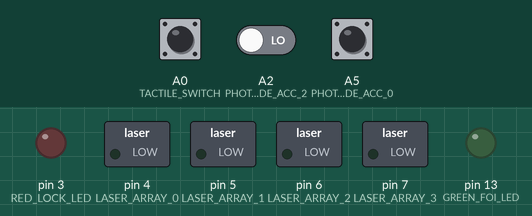
Bench run of a sketch on a simulated Arduino Uno, built with avr-gcc and run on an emulated ATmega328P. Parts: switched loads named in the sketch (green lamp = pin HIGH), output pins drawn as LEDs (lit = HIGH). Inputs (shaded band) come from the test bench; at power-on: A0 (TACTILE_SWITCH) HIGH, A5 (PHOTODIODE_ACC_0) LOW, A2 (PHOTODIODE_ACC_2) LOW.

Above: at 1.2 s.
1.3 s: A0 (TACTILE_SWITCH) pulled LOW for 0.15 s
At 2.5 s:
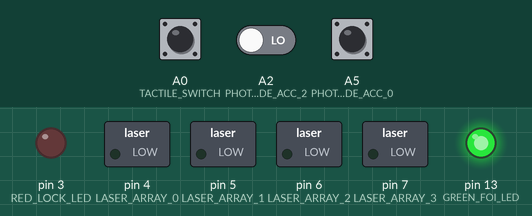
2.9 s: A5 (PHOTODIODE_ACC_0) pulsed HIGH 2 times (0.12 s each, 0.3 s apart)
Timing chart, 0 to 5.9 s (numbered marks = the images above; inputs shaded):
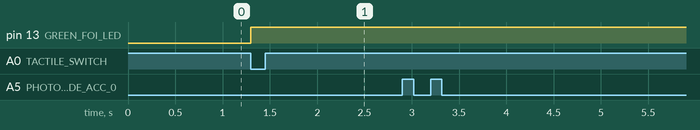

The sketch:

20921.1236_Arduino_Uno_laser_array_variable_length_instructi.ino
```cpp
#define TACTILE_SWITCH A0
#define PHOTODIODE_ACC_3 A3
#define PHOTODIODE_ACC_2 A2
#define PHOTODIODE_ACC_1 A4
#define PHOTODIODE_ACC_0 A5

const int LASER_ARRAY_0 = 4;
const int LASER_ARRAY_1 = 5;
const int LASER_ARRAY_2 = 6;
const int LASER_ARRAY_3 = 7;
const int RED_LOCK_LED = 3;
const int GREEN_FOI_LED = LED_BUILTIN;

const unsigned int cycle_time = 7; // 10 ms for fast clock; 2000 for slow.

void wait_for_rising_edge_of_bit(unsigned int which_bit) {
  static enum bit_states {invalid, off, on} bit_state = invalid;
  int sensed = -1;
  bool found = false;

  while (!found) {
    switch (which_bit) {
      case 3:
        sensed = !digitalRead(PHOTODIODE_ACC_3);
        break;
      case 2:
        sensed = !digitalRead(PHOTODIODE_ACC_2);
        break;
      case 1:
        sensed = !digitalRead(PHOTODIODE_ACC_1);
        break;
      case 0:
        sensed = !digitalRead(PHOTODIODE_ACC_0);
        break;
      default:
        sensed = 0;
        break;
    }

    switch(bit_state) {
      case invalid:
        if (sensed) {
          bit_state = on;
        }
        else {
          bit_state = off;
        }
        break;
      case off:
        if (sensed) {
          bit_state = on; // And we found the leading edge.
          found = true;
        }
        break;
      case on:
        if (!sensed) {
          bit_state = off;
        }
        break;
      default:
        bit_state = invalid;
        break;
    }
  }
}

void lock_led_on(void) {
  digitalWrite(RED_LOCK_LED, HIGH);
}

void lock_led_off(void) {
  digitalWrite(RED_LOCK_LED, LOW);
}

void green_led_on(void) {
  digitalWrite(GREEN_FOI_LED, HIGH);
}

void green_led_off(void) {
  digitalWrite(GREEN_FOI_LED, LOW);
}

void all_lasers_off(void) {
  digitalWrite(LASER_ARRAY_0, LOW);
  digitalWrite(LASER_ARRAY_1, LOW);
  digitalWrite(LASER_ARRAY_2, LOW);
  digitalWrite(LASER_ARRAY_3, LOW);
}

void setup() {
  pinMode(PHOTODIODE_ACC_3, INPUT);
  pinMode(PHOTODIODE_ACC_2, INPUT);
  pinMode(PHOTODIODE_ACC_1, INPUT);
  pinMode(PHOTODIODE_ACC_0, INPUT);

  pinMode(GREEN_FOI_LED, OUTPUT);
  pinMode(RED_LOCK_LED, OUTPUT);
  pinMode(TACTILE_SWITCH, INPUT_PULLUP);

  pinMode(LASER_ARRAY_0, OUTPUT);
  pinMode(LASER_ARRAY_1, OUTPUT);
  pinMode(LASER_ARRAY_2, OUTPUT);
  pinMode(LASER_ARRAY_3, OUTPUT);

  all_lasers_off();
}

void laser_3_on(void) {
  digitalWrite(LASER_ARRAY_3, HIGH);
}

void laser_3_off(void) {
  digitalWrite(LASER_ARRAY_3, LOW);
}

void laser_2_on(void) {
  digitalWrite(LASER_ARRAY_2, HIGH);
}

void laser_2_off(void) {
  digitalWrite(LASER_ARRAY_2, LOW);
}

void laser_1_on(void) {
  digitalWrite(LASER_ARRAY_1, HIGH);
}

void laser_1_off(void) {
  digitalWrite(LASER_ARRAY_1, LOW);
}

void laser_0_on(void) {
  digitalWrite(LASER_ARRAY_0, HIGH);
}

void laser_0_off(void) {
  digitalWrite(LASER_ARRAY_0, LOW);
}

// Make lock and go global so others can see them.
bool lock = false;
bool go = false;

void cooperative_button_press_detector(void) {
  if (!digitalRead(TACTILE_SWITCH)) {
    go = true;
  }
}

void cooperative_lock_indicator(void) {
  if (lock) {
    lock_led_on();
  }
  else {
    lock_led_off();
  }
}

void wait_one_cycle(void) {
  delay(cycle_time);
}

void wait_n_cycles(unsigned int n) {
  // delay(cycle_time * n);

  for (int i=0; i<n; i++) {
    wait_one_cycle();
  }
}

void wait_one_instruction(void) {
  wait_n_cycles(12);
}

void wait_out_SR_instruction(void) {
  wait_one_cycle();
}

void wait_into_NOP_instruction(void) {
  wait_n_cycles(3);
}

void fire_lasers (int laser_3, int laser_2, int laser_1, int laser_0) {
  lock_led_on();
  if (laser_3) laser_3_on();
  if (laser_2) laser_2_on();
  if (laser_1) laser_1_on();
  if (laser_0) laser_0_on();
  wait_n_cycles(1);
  all_lasers_off();
  lock_led_off();
}

void loop() {
  cooperative_button_press_detector();

  if (go) {
    green_led_on();

    /* New target programme:
     *   9: LDA (0001)
     *  10: 13
     *  11: LDA (0001)
     *  12: 14
     *  13: JMP
     *  14: 9
     */

    // 9: LDA
    wait_for_rising_edge_of_bit(0); // accumulator contains 0001
    wait_out_SR_instruction();
    wait_into_NOP_instruction();
    fire_lasers(0, 1, 0, 0); // turn NOP into STA instruction
    wait_n_cycles(4);
    fire_lasers(1, 0, 0, 1); // make address be 9

    // 10: 7
    wait_for_rising_edge_of_bit(2);
    wait_out_SR_instruction();
    wait_into_NOP_instruction();
    fire_lasers(0, 1, 0, 0); // turn NOP into STA
    wait_n_cycles(4);
    fire_lasers(1, 0, 1, 0); // make address be 10
    wait_one_cycle();
    fire_lasers(0, 1, 1, 1); // set bits in ACC value to be 14

    // 11: another LDA instruction, using STA
    wait_for_rising_edge_of_bit(0);
    wait_out_SR_instruction();
    wait_into_NOP_instruction();
    fire_lasers(0, 1, 0, 0); // turn NOP into STA instruction
    wait_n_cycles(4);
    fire_lasers(1, 0, 1, 1); // make address be 11

    // 12: 14
    wait_for_rising_edge_of_bit(1);
    wait_out_SR_instruction();
    wait_into_NOP_instruction();
    fire_lasers(0, 1, 0, 0); // turn NOP into STA
    wait_n_cycles(4);
    fire_lasers(1, 1, 0, 0); // make address be 12
    wait_one_cycle();
    fire_lasers(1, 1, 1, 0); // set bits in ACC value to be 14

    // 13: JMP
    wait_for_rising_edge_of_bit(2);
    wait_out_SR_instruction();
    wait_into_NOP_instruction();
    fire_lasers(0, 1, 0, 0); // turn NOP into STA
    wait_n_cycles(4);
    fire_lasers(1, 1, 0, 1); // make address be 13
    wait_one_cycle();
    fire_lasers(0, 0, 1, 0); // set one more bit in ACC value.

    // 14: 9
    wait_for_rising_edge_of_bit(0);
    wait_out_SR_instruction();
    wait_into_NOP_instruction();
    fire_lasers(0, 1, 0, 0); // turn NOP into STA
    wait_n_cycles(4);
    fire_lasers(1, 1, 1, 0); // make address be 14
    wait_one_cycle();
    fire_lasers(1, 0, 0, 0); // set one more bit in ACC value.

    // Now force a branch to address 9.
    wait_for_rising_edge_of_bit(1); // accumulator contains 0010
    wait_out_SR_instruction();
    wait_into_NOP_instruction();
    fire_lasers(0, 1, 1, 0); // change NOP to JMP instruction
    wait_n_cycles(4);
    fire_lasers(1, 1, 0, 1); // change address to 1101

    green_led_off();
    go = false;
  }
}
```

Measured:
- after the input at 1.3 s, pin 13 (GREEN_FOI_LED): LOW → HIGH at once
